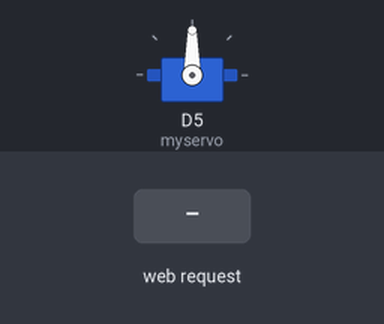
The sketch below on a simulated ESP8266 (NodeMCU). Shown: servo. The test bench sets the inputs (shaded band). WiFi joins after 1.5 s; servers stay silent unless stated; what the sketch prints to the serial monitor is not drawn.

Above: at 4.2 s.
4.3 s: HTTP request GET /servo received
At 4.6 s:
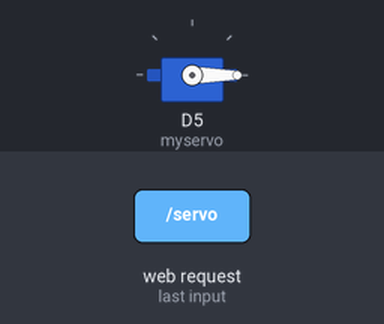
5.8 s: HTTP request GET /servo?angle=120 received
At 7.0 s:
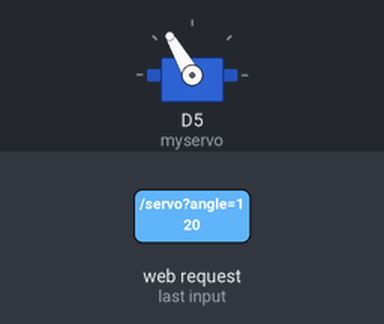
7.3 s: HTTP request GET /servo?angle=0 received
At 8.1 s:
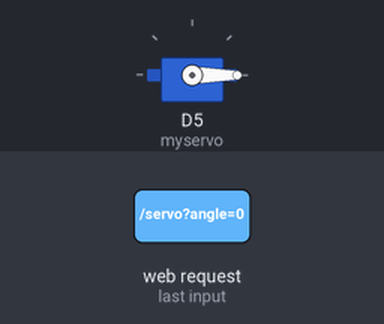
Timing chart, 0 to 10.3 s (numbered marks = the images above; inputs shaded):
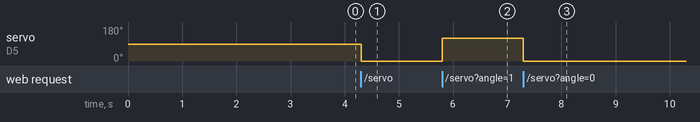

Measured:
- after the input at 4.3 s, servo on D5 (myservo): 90° → 0° at once
- after the input at 5.8 s, servo on D5 (myservo): 0° → 120° at once
- after the input at 7.3 s, servo on D5 (myservo): 120° → 0° at once

The sketch:

Servo_Gas.ino
```cpp
#include <ESP8266WiFi.h>
#include <ESP8266WebServer.h>

const char* ssid = "ICOFFEE";
const char* password = "xincamon";

// Khởi tạo đối tượng máy chủ web
ESP8266WebServer server(80);


#include <Servo.h>
Servo myservo;
void handleServo() {
  String angleString = server.arg("angle");
  int angle = angleString.toInt();
  Serial.println(angle);
  myservo.write(angle);
  server.send(200, "text/plain", "success");

}

const int gasPin = A0;
void handleGas() {
  server.send(200, "text/plain", String(analogRead(gasPin)));
}

void setup() {
  // Khởi động Serial để theo dõi thông tin debug
  Serial.begin(9600);
  Serial.println("Kết nối đến WiFi");

  // Kết nối WiFi
  WiFi.begin(ssid, password);
  Serial.println("Kết nối đến WiFi");
  while (WiFi.status() != WL_CONNECTED) {
    Serial.print(".");
    delay(1000);
  }
  Serial.println("Đã kết nối thành công!");
  server.on("/gas", handleGas);
  server.on("/servo", handleServo);

  // Khởi động máy chủ
  server.enableCORS(true);
  server.begin();
  Serial.println("Server started");
  Serial.print("IP Address of network: "); // will IP address on Serial Monitor
  Serial.println(WiFi.localIP());
  Serial.print("Copy and paste the following URL: https://");
  Serial.print(WiFi.localIP());
  Serial.println("/");

  // stepper.Enable();
  myservo.attach(D5,500, 2400);
  pinMode(gasPin, INPUT);
  delay(1000);
}

void loop() {
  server.handleClient(); // Xử lý các yêu cầu từ client
}
```
